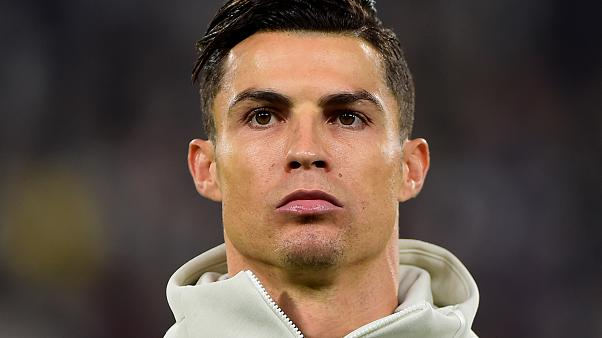
#> input picture object_tracking/1_meanshift_camshift/ronaldo.jpg, 602 x 338 px, given in place of the camera
$ python meanshift_camshift.py
#> lines starting #> are read from the running program, lines starting #| are printed output that depends on the picture
import cv2
import numpy as np

# kamera aç
cap = cv2.VideoCapture(0)

# bir tane frame oku
ret, frame = cap.read()
#> frame is the input picture: shape (338, 602, 3); mean B, G, R 67.6, 78, 94.9

if ret == False:
    print("Uyarı")

# detection
face_cascade = cv2.CascadeClassifier("haarcascade_frontalface_default.xml")
face_rects = face_cascade.detectMultiScale(frame)
#> face_rects = [[192, 26, 228, 228]]

(face_x, face_y, w, h) = tuple(face_rects[0])
#> face_x = 192; face_y = 26; w = 228; h = 228
track_window = (face_x, face_y, w, h) # meanshift algoritması girdisi
#> track_window = (192, 26, 228, 228)

# region of interest
roi = frame[face_y:face_y + h, face_x : face_x + w] # roi = face
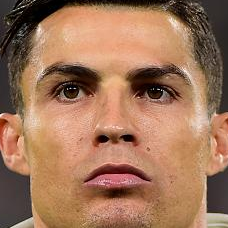
#> roi: shape (228, 228, 3); mean B, G, R 90, 117.2, 160.2

hsv_roi = cv2.cvtColor(roi, cv2.COLOR_BGR2HSV)
#> hsv_roi: shape (228, 228, 3); mean H, S, V 18.5, 114.9, 160.2

roi_hist = cv2.calcHist([hsv_roi],[0],None,[180],[0,180]) # takip için histogram gerekli
#> roi_hist = 180 values, max 7538 at index 11, min 0 at index 28, mean 288.8
cv2.normalize(roi_hist , roi_hist ,0 ,255, cv2.NORM_MINMAX)

# takip icin gerekli durdurma kriterleri
# count = hesaplanacak maksimum oge sayısı
# eps = degisiklik
term_crit = (cv2.TERM_CRITERIA_EPS | cv2.TERM_CRITERIA_COUNT, 5, 1)

while True:

    ret, frame = cap.read()

    if ret:

        hsv = cv2.cvtColor(frame, cv2.COLOR_BGR2HSV)
#> hsv: shape (338, 602, 3); mean H, S, V 66.3, 65.5, 95.5

        # histogramı bir goruntude bulmak için kullnıyoruz
        # piksel karşılaştırma
        dst = cv2.calcBackProject([hsv], [0], roi_hist, [0,180],1)
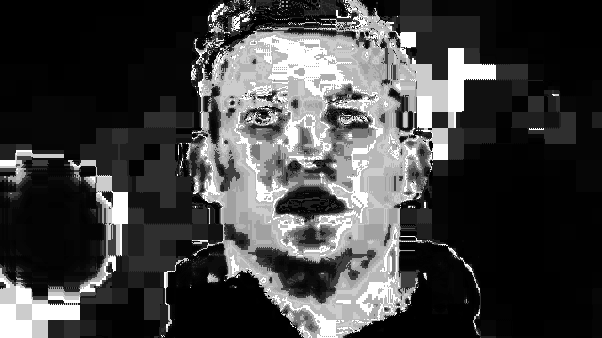
#> dst: shape (338, 602); min 0, max 255, mean 65.1

        ret, track_window = cv2.meanShift(dst, track_window, term_crit)
#> ret = 5; track_window = (202, 12, 228, 228)

        x,y,w,h = track_window
#> x = 202; y = 12

        img2 = cv2.rectangle(frame, (x,y), (x+w, y+h),(0,0,255),5)
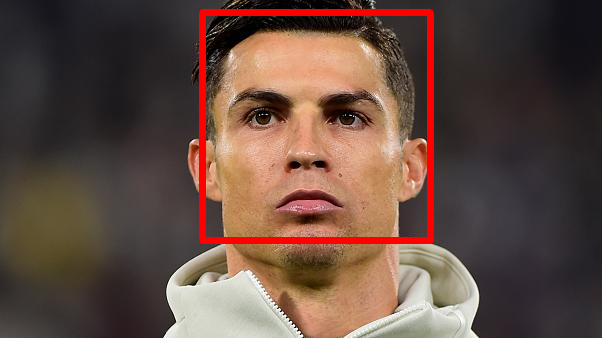
#> img2: shape (338, 602, 3); mean B, G, R 65.8, 75.9, 100.1

        cv2.imshow("Takip", img2)

        if cv2.waitKey(1) & 0xFF == ord("q"): break
#> (key q is pressed here)

cap.release()
cv2.destroyAllWindows()
